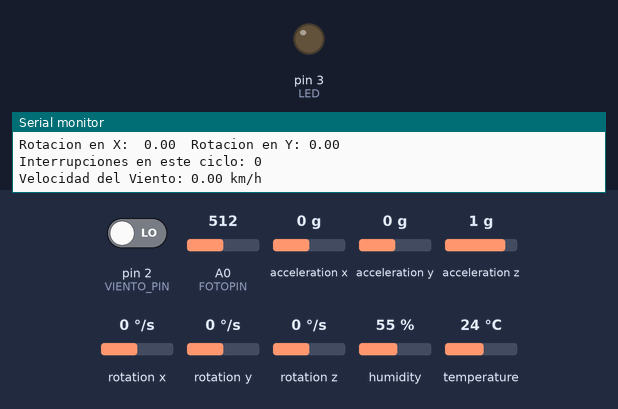
The sketch below on a simulated Arduino Uno, built with avr-gcc and run on an emulated ATmega328P. Shown: output pins drawn as LEDs (lit = HIGH), the last lines printed to the serial monitor. Dashed ring = blinking. The test bench sets the inputs (shaded band); at power-on: A0 (FOTOPIN) = 512, pin 2 (VIENTO_PIN) LOW, acceleration x 0 g, acceleration y 0 g, acceleration z 1 g, rotation x 0 °/s, rotation y 0 °/s, rotation z 0 °/s, humidity 55 %, temperature 24 °C.

Above: at 1.3 s.
1.4 s: A0 (FOTOPIN) set to 32
3.3 s: A0 (FOTOPIN) set to 27
At 5.3 s:
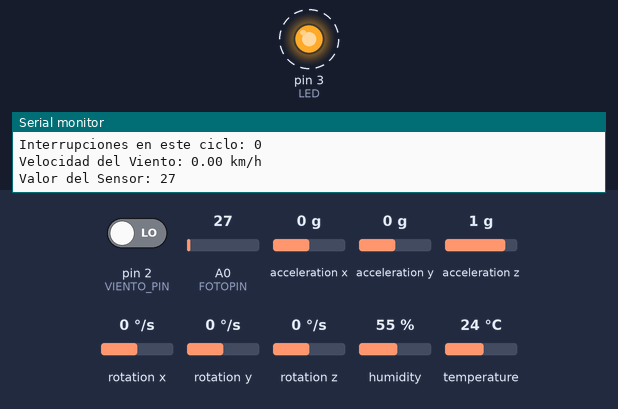
Timing chart, 0 to 22.5 s (numbered marks = the images above; inputs shaded):
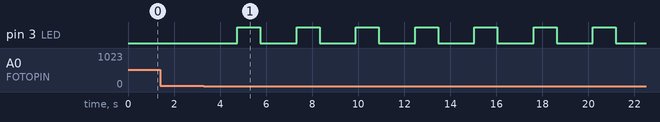

The sketch:

Sistema_climatologico.ino
```cpp
// Fotorecistencia
#define LED 3
int FOTOPIN = A0;
int valorSensor = 0;

// Humedad
#include <DHT.h>
#include <DHT_U.h>

#define Type DHT11
int dhtPin = 4;
DHT HT(dhtPin, Type);
int humidity;
float tempC;
float tempF;
int dth(500);

// Rotación - MPU6050 (Acelerómetro y Giroscopio)
#include "I2Cdev.h"
#include "MPU6050.h"
#include "Wire.h"

MPU6050 sensor;

int ax, ay, az;  // Valores RAW (sin procesar) del acelerómetro en los ejes x, y, z
int gx, gy, gz;  // Valores RAW (sin procesar) del giroscopio en los ejes x, y, z

long tiempo_prev;
float dt;
float ang_x, ang_y;  // Ángulos calculados con el acelerómetro
float ang_x_prev, ang_y_prev;

// Sensor de velocidad del viento
#define VIENTO_PIN 2              // Pin digital al que está conectado el sensor de velocidad del viento
#define INTERUPCIONES_POR_CM 4   // Número de interrupciones por cada 1 cm recorridos (ajusta según tu sensor)
volatile int interrupciones = 0;  // Contador de interrupciones
float distanciaRecorrida = 0;     // Distancia recorrida en cm
float velocidadViento = 0;        // Velocidad del viento en km/h

void setup() {
  // Fotorecistencia
  pinMode(FOTOPIN, INPUT);
  pinMode(LED, OUTPUT);

  // Humedad
  HT.begin();

  // Rotación - MPU6050
  Serial.begin(9600);   // Iniciando puerto serial
  Wire.begin();         // Iniciando I2C
  sensor.initialize();  // Iniciando el sensor

  if (sensor.testConnection()) {
    Serial.println("Sensor iniciado correctamente");
  } else {
    Serial.println("Error al iniciar el sensor");
  }

  // Configurar el sensor de velocidad del viento
  pinMode(VIENTO_PIN, INPUT);
  attachInterrupt(digitalPinToInterrupt(VIENTO_PIN), contarInterrupciones, RISING);
}

void loop() {
  // Fotorecistencia
  valorSensor = analogRead(FOTOPIN);
  Serial.print("Valor del Sensor: ");
  Serial.println(valorSensor);

  if (valorSensor <= 30) {    // un valor bajo representa oscuridad
    digitalWrite(LED, HIGH);  // enciende LED
    delay(1000);              // demora de 1 seg. para evitar parpadeo de LED
    Serial.println("NOCHE");
    Serial.print("Valor: ");
    Serial.println(valorSensor);
  } else {
    Serial.println("DIA");
  }
  digitalWrite(LED, LOW);

  // Humedad
  humidity = HT.readHumidity();
  tempC = HT.readTemperature();
  tempF = HT.readTemperature(true);
  Serial.print("Humedad Relativa: ");
  Serial.print(humidity);
  Serial.print("% / Temperatura: ");
  Serial.print(tempC);
  Serial.print("ºC / ");
  Serial.print(tempF);
  Serial.println("ºF");
  delay(dth);

  // Rotación - MPU6050
  sensor.getAcceleration(&ax, &ay, &az);
  sensor.getRotation(&gx, &gy, &gz);

  dt = (millis() - tiempo_prev) / 1000.0;
  tiempo_prev = millis();

  // Calcular los ángulos con acelerómetro
  float accel_ang_x = atan(ay / sqrt(pow(ax, 2) + pow(az, 2))) * (180.0 / 3.14);
  float accel_ang_y = atan(-ax / sqrt(pow(ay, 2) + pow(az, 2))) * (180.0 / 3.14);

  // Calcular el ángulo de rotación con giroscopio y filtro complemento
  ang_x = 0.98 * (ang_x_prev + (gx / 131) * dt) + 0.02 * accel_ang_x;
  ang_y = 0.98 * (ang_y_prev + (gy / 131) * dt) + 0.02 * accel_ang_y;

  ang_x_prev = ang_x;
  ang_y_prev = ang_y;

  // Mostrar los ángulos separados por un [tab]
  Serial.print("Rotacion en X:  ");
  Serial.print(ang_x);
  Serial.print("\tRotacion en Y: ");
  Serial.println(ang_y);

  // Mostrar el número de interrupciones realizadas en este ciclo
  Serial.print("Interrupciones en este ciclo: ");
  Serial.println(interrupciones);

  // Calcular distancia recorrida y velocidad del viento
  distanciaRecorrida = interrupciones / INTERUPCIONES_POR_CM;
  velocidadViento = distanciaRecorrida * (3600.0 / 100000);  // Convertir a km/h

  // Mostrar la velocidad del viento
  Serial.print("Velocidad del Viento: ");
  Serial.print(velocidadViento);
  Serial.println(" km/h");

  // Reiniciar el contador de interrupciones y la distancia
  interrupciones = 0;
  distanciaRecorrida = 0;

  delay(1000);
}

void contarInterrupciones() {
  interrupciones++;
}

// Conexiones Físicas:
// - Fotorecistencia (LDR) conectada al pin analógico A0.
// - LED conectado al pin digital 3.
// - Sensor de Humedad (DHT11) conectado al pin digital 4.
// - MPU6050 (Acelerómetro y Giroscopio) conectado a través de I2C (SCL y SDA).
// - Sensor de Velocidad del Viento conectado al pin digital 2 para las interrupciones.
//   Asegúrate de conectar correctamente la alimentación y la tierra según las especificaciones de cada sensor.
```

Measured:
- the behaviour switches between 31 and 30 on A0 (FOTOPIN) (found by bisection; images 0 and 1)
- after the input at 3.3 s, pin 3 (LED): alternates HIGH for 1.0 s and LOW for 1.6 s, starting after 1.4 s
